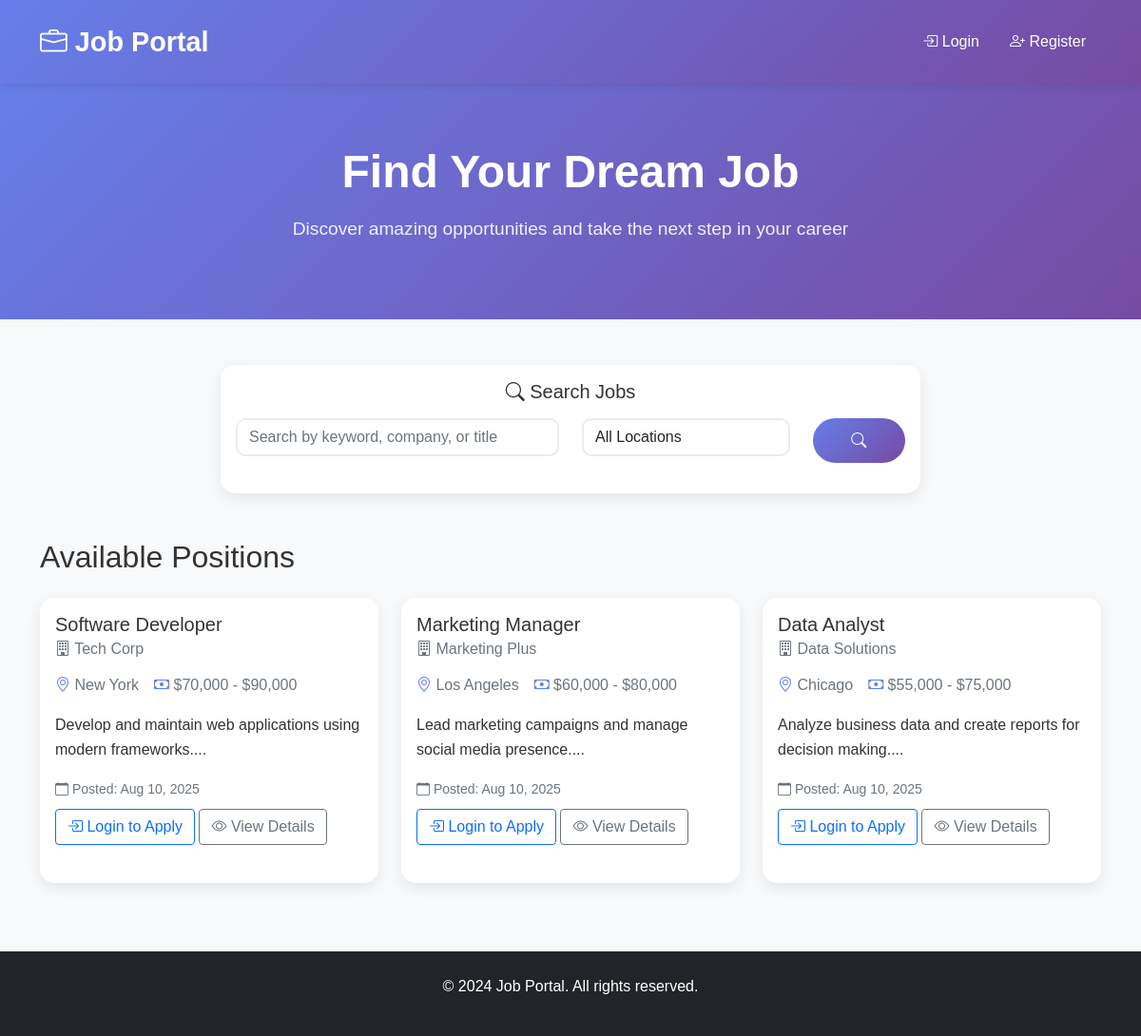
The page / on the database its author committed.
### tables this page shows
CREATE TABLE jobs (
    id INT PRIMARY KEY AUTO_INCREMENT,
    title VARCHAR(200) NOT NULL,
    company VARCHAR(100) NOT NULL,
    location VARCHAR(100),
    salary_range VARCHAR(50),
    description TEXT NOT NULL,
    requirements TEXT,
    is_active TINYINT(1) DEFAULT 1,
    created_by INT,
    created_at TIMESTAMP DEFAULT CURRENT_TIMESTAMP,
    FOREIGN KEY (created_by) REFERENCES users(id)
);

### config.php (called while the page is built, shortened)
<?php
function isLoggedIn() {
    return isset($_SESSION['user_id']);
}
function sanitize($input) {
    return htmlspecialchars(strip_tags(trim($input)));
}
?>

### index.php (the view, shortened to what this page needs)
<?php
require_once 'config.php';
$pdo = getDBConnection();
$stmt = $pdo->prepare("SELECT * FROM jobs WHERE is_active = 1 ORDER BY created_at DESC");
$stmt->execute();
$jobs = $stmt->fetchAll(PDO::FETCH_ASSOC);
?>
<!DOCTYPE html>
<html lang="en">
<head>
    <link href="https://cdn.jsdelivr.net/npm/bootstrap@5.1.3/dist/css/bootstrap.min.css" rel="stylesheet">
    <link href="https://cdn.jsdelivr.net/npm/bootstrap-icons@1.8.1/font/bootstrap-icons.css" rel="stylesheet">
    <link href="style.css" rel="stylesheet">
</head>
<body>
    <nav class="navbar navbar-expand-lg">
        <div class="container">
            <a class="navbar-brand" href="index.php">
                <i class="bi bi-briefcase"></i> Job Portal
            </a>
            <div class="collapse navbar-collapse" id="navbarNav">
                <ul class="navbar-nav ms-auto">
                    <?php if (isLoggedIn()): ?>
                        <li class="nav-item">
                            <a class="nav-link" href="dashboard.php">
                                <i class="bi bi-person-circle"></i> My Applications
                            </a>
                        </li>
                        <?php if (isAdmin()): ?>
                        <li class="nav-item">
                            <a class="nav-link" href="admin/index.php">
                                <i class="bi bi-gear"></i> Admin Panel
                            </a>
                        </li>
                        <?php endif; ?>
                        <li class="nav-item">
                            <span class="nav-link">Welcome, <?php echo sanitize($_SESSION['first_name']); ?>!</span>
                        </li>
                        <li class="nav-item">
                            <a class="nav-link" href="logout.php">
                                <i class="bi bi-box-arrow-right"></i> Logout
                            </a>
                        </li>
                    <?php else: ?>
                        <li class="nav-item">
                            <a class="nav-link" href="login.php">
                                <i class="bi bi-box-arrow-in-right"></i> Login
                            </a>
                        </li>
                        <li class="nav-item">
                            <a class="nav-link" href="register.php">
                                <i class="bi bi-person-plus"></i> Register
                            </a>
                        </li>
                    <?php endif; ?>
                </ul>
            </div>
        </div>
    </nav>
    <section class="hero-section">
        <div class="container">
            <h1>Find Your Dream Job</h1>
            <p>Discover amazing opportunities and take the next step in your career</p>
        </div>
    </section>
    <div class="container mt-5">
        <div class="row mb-4">
            <div class="col-md-8 mx-auto">
                <div class="card">
                    <div class="card-body">
                        <h5 class="card-title text-center mb-3">
                            <i class="bi bi-search"></i> Search Jobs
                        </h5>
                        <div class="row">
                            <div class="col-md-6 mb-3">
                                <input type="text" class="form-control" id="searchKeyword" placeholder="Search by keyword, company, or title">
                            </div>
                            <div class="col-md-4 mb-3">
                                <select class="form-control" id="locationFilter">
                                    <option value="">All Locations</option>
                                </select>
                            </div>
                            <div class="col-md-2 mb-3">
                                <button type="button" class="btn btn-primary w-100" onclick="filterJobs()">
                                    <i class="bi bi-search"></i>
                                </button>
                            </div>
                        </div>
                    </div>
                </div>
            </div>
        </div>
        <div class="row">
            <div class="col-12">
                <h2 class="mb-4">Available Positions</h2>
                <div id="jobListings" class="row">
                    <?php if (empty($jobs)): ?>
                        <div class="col-12">
                            <div class="alert alert-info text-center">
                                <i class="bi bi-info-circle"></i> No jobs available at the moment. Please check back later.
                            </div>
                        </div>
                    <?php else: ?>
                        <?php foreach ($jobs as $job): ?>
                        <div class="col-md-6 col-lg-4 mb-4 job-item" data-job='<?php echo json_encode($job); ?>'>
                            <div class="card job-card h-100">
                                <div class="card-body">
                                    <h5 class="card-title"><?php echo sanitize($job['title']); ?></h5>
                                    <h6 class="card-subtitle mb-2 text-muted">
                                        <i class="bi bi-building"></i> <?php echo sanitize($job['company']); ?>
                                    </h6>
                                    <div class="job-meta">
                                        <span><i class="bi bi-geo-alt"></i> <?php echo sanitize($job['location'] ?: 'Location not specified'); ?></span>
                                        <?php if ($job['salary_range']): ?>
                                        <span><i class="bi bi-cash"></i> <?php echo sanitize($job['salary_range']); ?></span>
                                        <?php endif; ?>
                                    </div>
                                    <p class="card-text"><?php echo substr(sanitize($job['description']), 0, 120) . '...'; ?></p>
                                    <div class="mt-auto">
                                        <small class="text-muted">
                                            <i class="bi bi-calendar"></i> Posted: <?php echo date('M j, Y', strtotime($job['created_at'])); ?>
                                        </small>
                                        <div class="mt-2">
                                            <?php if (isLoggedIn()): ?>
                                                <a href="apply.php?job_id=<?php echo $job['id']; ?>" class="btn btn-primary">
                                                    <i class="bi bi-send"></i> Apply Now
                                                </a>
                                            <?php else: ?>
                                                <a href="login.php?redirect=apply.php?job_id=<?php echo $job['id']; ?>" class="btn btn-outline-primary">
                                                    <i class="bi bi-box-arrow-in-right"></i> Login to Apply
                                                </a>
                                            <?php endif; ?>
                                            <button class="btn btn-outline-secondary" onclick="viewJobDetails(<?php echo $job['id']; ?>)">
                                                <i class="bi bi-eye"></i> View Details
                                            </button>
                                        </div>
                                    </div>
                                </div>
                            </div>
                        </div>
                        <?php endforeach; ?>
                    <?php endif; ?>
                </div>
            </div>
        </div>
    </div>
    <footer class="bg-dark text-white text-center py-4 mt-5">
        <div class="container">
            <p>&copy; 2024 Job Portal. All rights reserved.</p>
        </div>
    </footer>
</body>
</html>

### style.css (style rules this page uses)
* { margin: 0; padding: 0; box-sizing: border-box; }
body { font-family: 'Arial', sans-serif; line-height: 1.6; color: #333; background-color: #f8f9fa; }
.navbar { background: linear-gradient(135deg, #667eea 0%, #764ba2 100%); padding: 1rem 0; box-shadow: 0 2px 10px rgba(0,0,0,0.1); }
.navbar-brand { font-size: 1.8rem; font-weight: bold; color: white !important; }
.navbar-nav .nav-link { color: white !important; margin: 0 0.5rem; transition: all 0.3s ease; }
.card { border: none; border-radius: 15px; box-shadow: 0 5px 15px rgba(0,0,0,0.08); transition: transform 0.3s ease, box-shadow 0.3s ease; margin-bottom: 1.5rem; }
.btn-primary { background: linear-gradient(135deg, #667eea 0%, #764ba2 100%); border: none; border-radius: 25px; padding: 0.7rem 1.5rem; transition: all 0.3s ease; }
.form-control { border-radius: 10px; border: 2px solid #e9ecef; transition: all 0.3s ease; }
.hero-section { background: linear-gradient(135deg, #667eea 0%, #764ba2 100%); color: white; padding: 4rem 0; text-align: center; }
.hero-section h1 { font-size: 3rem; margin-bottom: 1rem; font-weight: bold; }
.hero-section p { font-size: 1.2rem; opacity: 0.9; }
.job-card { transition: all 0.3s ease; cursor: pointer; }
.job-meta { display: flex; align-items: center; gap: 1rem; margin: 1rem 0; color: #6c757d; }
.job-meta i { color: #667eea; }

### rows shown on the page
jobs: title "Software Developer", company "Tech Corp", location "New York", salary_range "$70,000 - $90,000", description "Develop and maintain web applications using modern frameworks.", created_at "Aug 10, 2025"
jobs: title "Marketing Manager", company "Marketing Plus", location "Los Angeles", salary_range "$60,000 - $80,000", description "Lead marketing campaigns and manage social media presence.", created_at "Aug 10, 2025"
jobs: title "Data Analyst", company "Data Solutions", location "Chicago", salary_range "$55,000 - $75,000", description "Analyze business data and create reports for decision making.", created_at "Aug 10, 2025"
